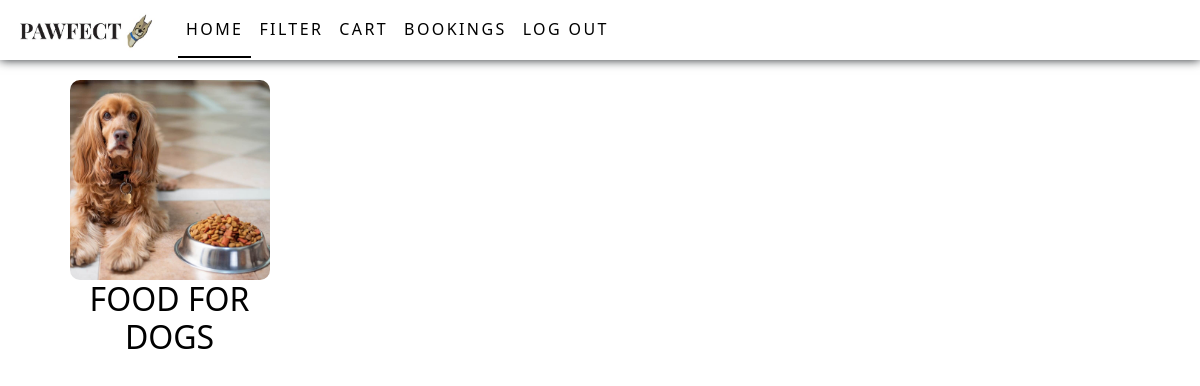
The page /petType/1 (signed in) on the database as committed earlier.
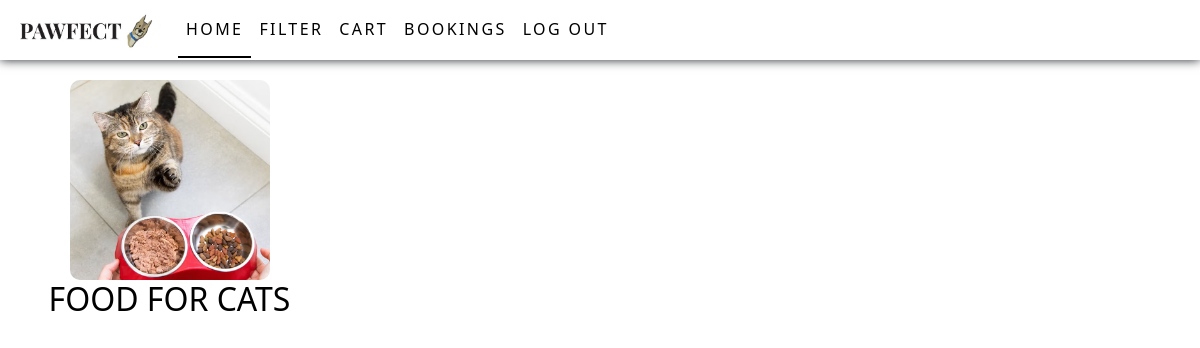
The same page on the database as committed later.
### app/models.py (models this page shows)
class Category(models.Model):
    pet=models.ForeignKey(Pet,on_delete=models.CASCADE)
    category=models.TextField()
    img=models.FileField()

### app/views.py (the view)
# urls.py: path('petType/<pid>',views.petType),
def petType(req,pid):
    if 'user' in req.session:
        data=Category.objects.filter(pet=pid)
        pet=Pet.objects.all()
        cat=Category.objects.all()
        return render(req,'user/petType.html',{'data':data,'pet':pet,'cat':cat})
    else:
        return redirect(shop_login)

### templates/user/petType.html (shortened to what this page needs)
<!DOCTYPE html>
<html lang="en">
<head>
  {% load static %}
    <link href="https://cdn.jsdelivr.net/npm/bootstrap@5.3.3/dist/css/bootstrap.min.css" rel="stylesheet">
    <link rel="stylesheet" href="{% static 'css/style.css' %}">
    <link rel="stylesheet" href="{% static 'css/userHome.css' %}">
</head>
<body>
  <nav class="navbar navbar-expand-sm  fixed-top">
    <div class="container-fluid">
      <a class="navbar-brand" href="#"><img src="{% static 'images/pawfectlogo.jpg'%}" alt="" width="150px"></a>
      <div class="collapse navbar-collapse" id="collapsibleNavbar">
        <ul class="navbar-nav">
          <li class="nav-item">
            <a class="nav-link active" href="../user_home">Home</a>
          </li>
          <li class="nav-item dropdown petDrop">
            <a class="nav-link " href="#" role="button" data-bs-toggle="dropdown">FILTER</a>
          </li>
          <li class="nav-item">
            <a class="nav-link" href="../cart">CART</a>
          </li>
          <li class="nav-item">
            <a class="nav-link" href="../bookings">Bookings</a>
          </li>
          <li class="nav-item">
            <a class="nav-link" href="../logout">Log out</a>
          </li>
        </ul>
      </div>
    </div>
  </nav>
    <div class="container">
        <div class="row">
          <div class="row">
            {% for i in data %}
                <div class="col-lg-3">
                    <a class="petLink" href="../products/{{i.pk}}">
                        <img class="petPhoto" src="{{i.img.url}}" alt="" style="width: 200px;height: 200px;object-fit: cover;">
                        <h2>{{i.category}}</h2>
                    </a>
                </div>
            {% endfor %}
        </div>
        </div>
    </div>
</body>
</html>

Rows that differ between the two databases and show on the page:
changed Category: img: a different picture; category "FOOD FOR DOGS" → "FOOD FOR CATS"
